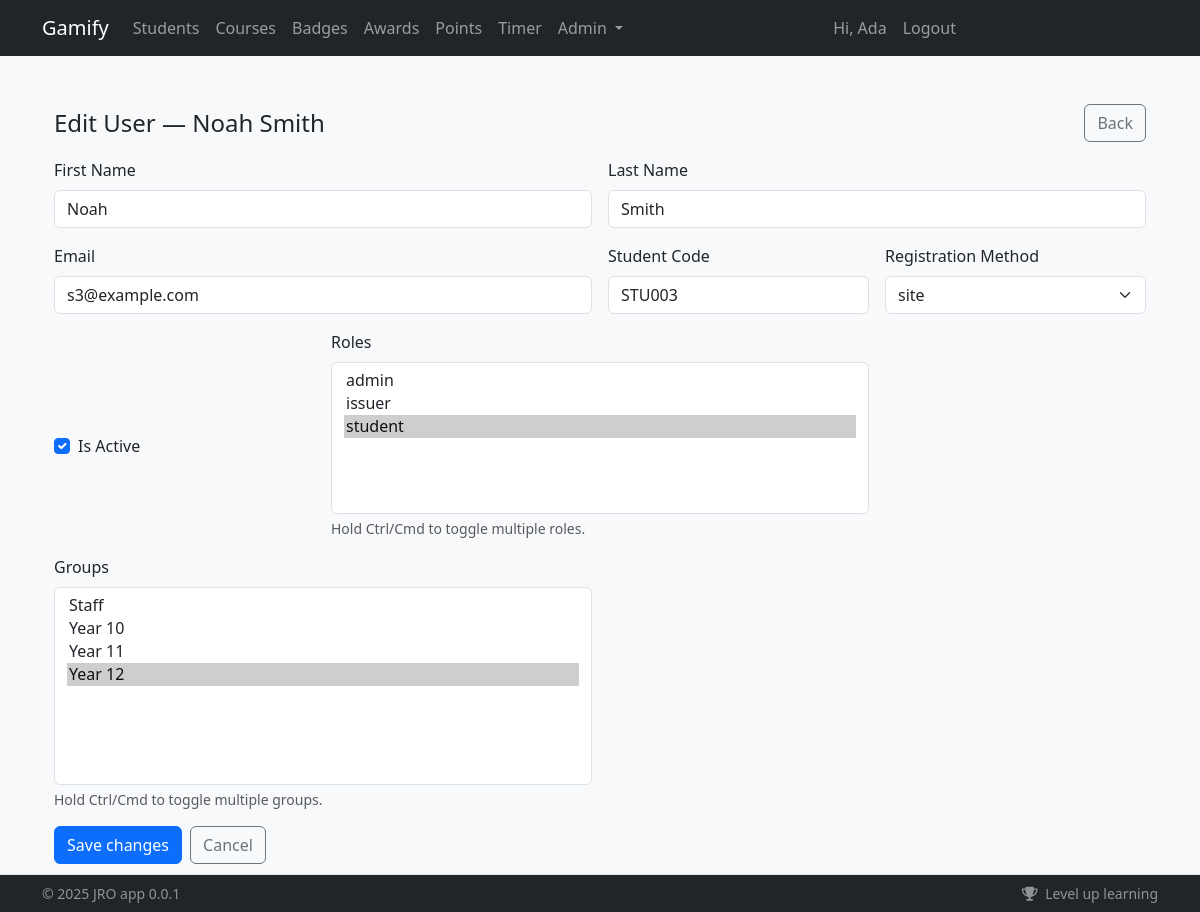
The app's page /admin/users/5/edit (signed in) with its own data.
### app/models/user.py (models this page shows, shortened)
class User(db.Model):
    __tablename__ = "users"
    id = db.Column(db.Integer, primary_key=True)
    student_code = db.Column(db.String(32), unique=True, nullable=True)
    email = db.Column(db.String(255), unique=True, nullable=False, index=True)
    first_name = db.Column(db.String(100), nullable=False)
    last_name = db.Column(db.String(100), nullable=False)
    password_hash = db.Column(db.String(255), nullable=False)
    registered_method = db.Column(db.String(20), nullable=False, default="site")  # site|bulk
    created_at = db.Column(db.DateTime, default=lambda: datetime.now(timezone.utc))
    avatar = db.Column(db.String(255), nullable=True)
    is_active = db.Column(db.Boolean, default=True, nullable=False)
    issued_badges = db.relationship(
        "Badge",
        backref="creator",
        lazy=True,
        foreign_keys="Badge.created_by_id",
    )
    attendances = db.relationship(
        "Attendance",
        foreign_keys="Attendance.student_id",
        back_populates="student",
        cascade="all, delete-orphan",
    )
    marked_attendances = db.relationship(
        "Attendance",
        foreign_keys="Attendance.marked_by_user_id",
        back_populates="marked_by",
    )
    roles = db.relationship("Role", secondary="user_roles", backref="users")
    groups = db.relationship("Group", secondary="user_groups", backref="users")
    @property
    def role(self):
        """Returns the user's primary role name."""
        if self.roles:
            return self.roles[0].name
        return "student"

### app/routers/admin/routes.py (the view)
@router.get("/users/{user_id}/edit", response_class=HTMLResponse, name="admin.users_edit")
def users_edit_form(
    user_id: int,
    request: Request,
    current_user: User = Depends(admin_required),
    session: Session = Depends(get_db),
):
    user = session.get(User, user_id)
    if not user:
        raise HTTPException(status_code=404, detail="User not found")
    roles = session.query(Role).order_by(Role.name).all()
    groups = session.query(Group).order_by(Group.name).all()
    return render_template(
        "admin/users/edit.html",
        {
            "request": request,
            "u": user,
            "roles": roles,
            "groups": groups,
            "current_user": current_user,
        }
    )

### app/templates/admin/users/edit.html (shortened to what this page needs)
{% extends "base.html" %}
{% block content %}
<div class="container py-4">
  <div class="d-flex align-items-center justify-content-between mb-3">
    <h1 class="h4 mb-0">Edit User — {{ u.first_name }} {{ u.last_name }}</h1>
    <a class="btn btn-outline-secondary" href="{{ url_for('admin.users_index') }}">Back</a>
  </div>
  <form method="post" novalidate>
    <div class="row g-3">
      <div class="col-md-6">
        <label class="form-label" for="first_name">First Name</label>
        <input class="form-control" id="first_name" name="first_name" type="text" value="{{ u.first_name }}" required>
      </div>
      <div class="col-md-6">
        <label class="form-label" for="last_name">Last Name</label>
        <input class="form-control" id="last_name" name="last_name" type="text" value="{{ u.last_name }}" required>
      </div>
      <div class="col-md-6">
        <label class="form-label" for="email">Email</label>
        <input class="form-control" id="email" name="email" type="email" value="{{ u.email }}" required>
      </div>
      <div class="col-md-3">
        <label class="form-label" for="student_code">Student Code</label>
        <input class="form-control" id="student_code" name="student_code" type="text" value="{{ u.student_code or '' }}">
      </div>
      <div class="col-md-3">
        <label class="form-label" for="registration_method">Registration Method</label>
        <select class="form-select" id="registration_method" name="registration_method">
          <option value="site" {% if u.registered_method == 'site' %}selected{% endif %}>site</option>
        </select>
      </div>
      <div class="col-md-3 d-flex align-items-center">
        <div class="form-check mt-4">
          <input class="form-check-input" id="is_active" name="is_active" type="checkbox" {% if u.is_active %}checked{% endif %}>
          <label class="form-check-label" for="is_active">Is Active</label>
        </div>
      </div>
      <div class="col-md-6">
        <label class="form-label" for="roles">Roles</label>
        <select class="form-select" id="roles" name="roles" multiple size="6">
          {% for r in roles %}
            <option value="{{ r.id }}" {% if r in u.roles %}selected{% endif %}>{{ r.name }}</option>
          {% endfor %}
        </select>
        <div class="form-text">Hold Ctrl/Cmd to toggle multiple roles.</div>
      </div>
      <div class="col-md-6">
        <label class="form-label" for="groups">Groups</label>
        <select class="form-select" id="groups" name="groups" multiple size="8">
          {% for g in groups %}
            <option value="{{ g.id }}" {% if g in u.groups %}selected{% endif %}>{{ g.name }}</option>
          {% endfor %}
        </select>
        <div class="form-text">Hold Ctrl/Cmd to toggle multiple groups.</div>
      </div>
      <div class="col-12 d-flex gap-2">
        <button class="btn btn-primary" type="submit">Save changes</button>
        <a class="btn btn-outline-secondary" href="{{ url_for('admin.users_index') }}">Cancel</a>
      </div>
    </div>
  </form>
</div>
{% endblock %}

### app/templates/base.html (shortened to what this page needs)
<!doctype html>
<html lang="en">
  <head>
    <link href="https://cdn.jsdelivr.net/npm/bootstrap@5.3.3/dist/css/bootstrap.min.css" rel="stylesheet">
    <link href="https://cdnjs.cloudflare.com/ajax/libs/font-awesome/6.5.2/css/all.min.css" rel="stylesheet">
    <link rel="stylesheet" href="{{ url_for('static', filename='css/main.css') }}">
    {% from "_macros.html" import csrf %}
  </head>
  <body class="bg-light">
    <nav class="navbar navbar-expand-lg navbar-dark bg-dark">
      <div class="container">
        <a class="navbar-brand" href="/">Gamify</a>
        <div class="collapse navbar-collapse" id="nav">
          <ul class="navbar-nav me-auto">
            <li class="nav-item"><a class="nav-link" href="/students/">Students</a></li>
            <li class="nav-item"><a class="nav-link" href="/courses/">Courses</a></li>
            <li class="nav-item"><a class="nav-link" href="/badges/">Badges</a></li>
            <li class="nav-item"><a class="nav-link" href="/awards/">Awards</a></li>
            <li class="nav-item"><a class="nav-link" href="/points/adjust">Points</a></li>
            <li class="nav-item"><a class="nav-link" href="/timer">Timer</a></li>
            {% if current_user.role == 'admin' %}
            <li class="nav-item dropdown">
              <a class="nav-link dropdown-toggle" href="#" role="button" data-bs-toggle="dropdown">
                Admin
              </a>
            </li>
            {% endif %}
          </ul>
          <ul class="navbar-nav me-auto">
            {% if current_user.is_authenticated %}
              <li class="nav-item"><span class="nav-link">Hi, {{ current_user.first_name }}</span></li>
              <li class="nav-item"><a class="nav-link btn-lilo" href="/auth/logout">Logout</a></li>
            {% else %}
              <li class="nav-item"><a class="nav-link" href="/auth/login">Login</a></li>
            {% endif %}
          </ul>
        </div>
      </div>
    </nav>
    <main class="container py-4">
      {% block content %}{% endblock %}
    </main>
    <footer id="app-footer" class="app-footer fixed-bottom bg-dark text-white-50 border-top">
      <div class="container py-2 d-flex flex-wrap justify-content-between small">
        <span>&copy; {{ 2025 }} {{config.AUTHOR}} {{config.APP_NAME}} {{config.APP_VERSION}}</span>
        <span>
          <i class="fa fa-trophy me-1"></i> Level up learning
        </span>
      </div>
    </footer>
  </body>
</html>

### app/templates/base.html (style rules this page uses)
main { padding-bottom: 80px; }
.app-footer { z-index: 1030; }

### records on screen
User: first_name "Ada"
User: first_name "Noah", last_name "Smith", email "s3@example.com", student_code "STU003", registration_method "site", is_active "☑"

### other values on screen
{{ 2025 }} "2025"
{{ config.AUTHOR }} "JRO"
{{ config.APP_NAME }} "app"
{{ config.APP_VERSION }} "0.0.1"
form field roles "admin / issuer / student ☑"
form field groups "Staff / Year 10 / Year 11 / Year 12 ☑"
